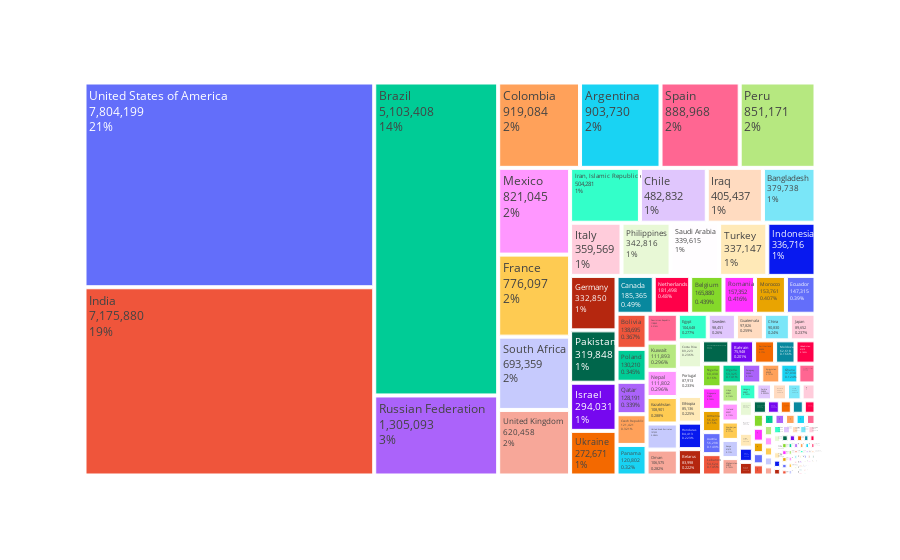

The notebook cell this image was saved under:
### Code cell
fig = px.treemap(covid2, names='Country', parents=[""]*len(covid2), values='TotalConfirmed')
fig.add_trace(go.Treemap(
    labels = list(covid2.Country),
    parents = [""]*len(covid2),
    values =  list(covid2.TotalConfirmed),
    textinfo = "label+value+percent parent",
    ),row = 1, col = 1)
fig.show()

### Figure 1 — Plotly figure (JSON) as saved in the notebook; plotly's stock layout.template omitted (floating-point values rounded to 4 significant figures; data arrays with more than 128 entries replaced by an {"elided": "..."} marker saying what was removed)
{"data": [{"domain": {"x": [0, 1], "y": [0, 1]}, "hovertemplate": "Country=%{label}<br>TotalConfirmed=%{value}<br>parent=%{parent}<extra></extra>", "labels": {"elided": "189 str values"}, "name": "", "parents": {"elided": "189 str values"}, "type": "treemap", "values": {"elided": "189 int values"}}, {"domain": {"x": [0, 1], "y": [0, 1]}, "labels": {"elided": "189 str values"}, "parents": {"elided": "189 str values"}, "textinfo": "label+value+percent parent", "type": "treemap", "values": {"elided": "189 int values"}}], "layout": {"legend": {"tracegroupgap": 0}, "margin": {"t": 60}}}
